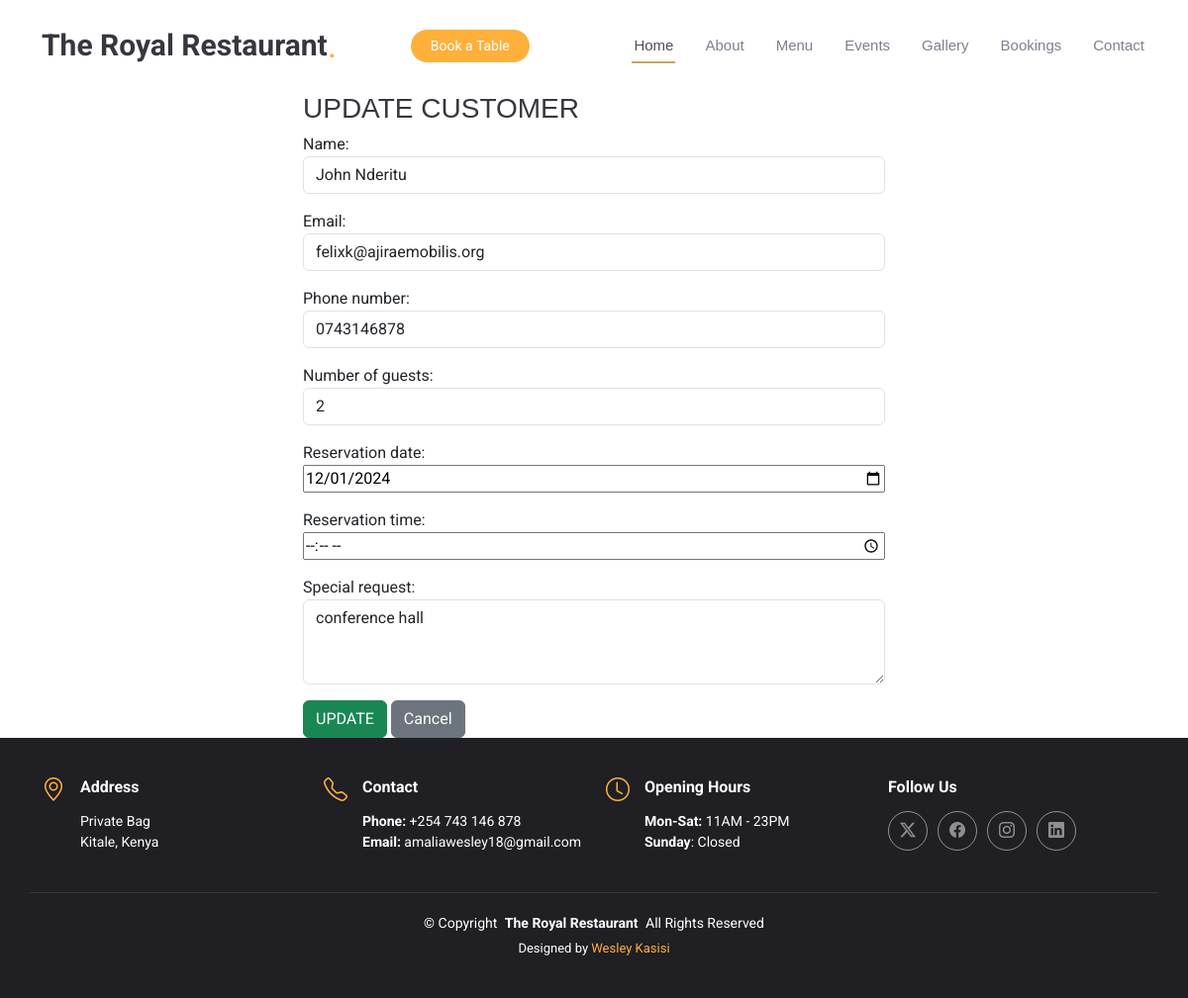
The app's page /application/update/4 with its own data.
### application/models.py (models this page shows, shortened)
class Reservation(models.Model):
    name = models.CharField(max_length=20)
    email = models.EmailField(max_length=25)
    phone_number = models.CharField(max_length=20)
    number_of_guests = models.IntegerField()
    reservation_date = models.DateField()
    reservation_time = models.TimeField()
    special_request = models.TextField(blank=True, null=True)

### application/views.py (the view)
# urls.py: path('update/<int:id>', views.update, name='update'),
def update(request, id):
    reservation = get_object_or_404(Reservation, id=id)
    if request.method == 'POST':
        form = ReservationForm(request.POST, instance=reservation)
        if form.is_valid():
            form.save()
            messages.success(request, "Customer updated successfully!")
            return redirect('booking')
    else:
        form = ReservationForm(instance=reservation)
        messages.error(request, 'Please confirm your changes')
    return render(request, 'update.html', {'form': form})

### application/forms.py
class ReservationForm(forms.ModelForm):
    class Meta:
        model = Reservation
        fields = '__all__'
        widgets = {
            'name': forms.TextInput(attrs={'class': 'form-control','placeholder': 'Enter your full name'}),
            'email': forms.EmailInput(attrs={'class': 'form-control', 'placeholder': 'Enter your email address'}),
            'phone_number': forms.TextInput(attrs={'class': 'form-control','placeholder': 'Enter your phone number'}),
            'reservation_date': forms.DateInput(attrs={'type': 'date', 'min'': str(date.today()), style' : 'width: 100%'}),
            'reservation_time': forms.DateInput(attrs={'type': 'time', 'style' : 'width: 100%'}),
            'number_of_guests': forms.NumberInput(attrs={'class': 'form-control', 'placeholder': 'Enter the number of guests'}),
            'special_request': forms.Textarea(attrs={'class': 'form-control', 'placeholder': 'Enter any special request (optional)', 'rows': 3, 'style': 'width: 100%; max-width: 100%;'}),
        }

### application/templates/update.html (shortened to what this page needs)
{% extends 'base.html' %}
{% block content %}
<div class="row">
    <div class="col-md-3"></div>
    <div class="col-md-6">
<h3>UPDATE CUSTOMER</h3>
<form action="" method="POST" >
    {{ form.as_p }}
    <button type="submit" class="btn btn-success">UPDATE</button>
    <a href="{% url 'booking' %}" class="btn btn-secondary">Cancel</a>
</form>
        </div>
    <div class="col-md-3"></div>
</div>
{% endblock %}

### application/static/assets/main.css (style rules this page uses)
:root { --default-font: "Roboto", system-ui, -apple-system, "Segoe UI", Roboto, "Helvetica Neue", Arial, "Noto Sans", "Liberation Sans", sans-serif, "Apple Color Emoji", "Segoe UI Emoji", "Segoe UI Symbol", "Noto Color Emoji"; --heading-font: "Playfair Display", sans-serif; --nav-font: "Poppins", sans-serif; }
:root { --background-color: #ffffff; --default-color: #212529; --heading-color: #37373f; --accent-color: #ffb03b; --surface-color: #ffffff; --contrast-color: #ffffff; }
:root { --nav-color: #7f7f90; --nav-hover-color: #cda45e; --nav-mobile-background-color: #ffffff; --nav-dropdown-background-color: #ffffff; --nav-dropdown-color: #7f7f90; --nav-dropdown-hover-color: #cda45e; }
:root { scroll-behavior: smooth; }
body { color: var(--default-color); background-color: var(--background-color); font-family: var(--default-font); }
a { color: var(--accent-color); text-decoration: none; transition: 0.3s; }
h1, h2, h3, h4, h5, h6 { color: var(--heading-color); font-family: var(--heading-font); }

### records on screen
Reservation: name "John Nderitu", email "felixk@ajiraemobilis.org", phone_number "0743146878", number_of_guests "2", reservation_date "12/01/2024", special_request "conference hall"
